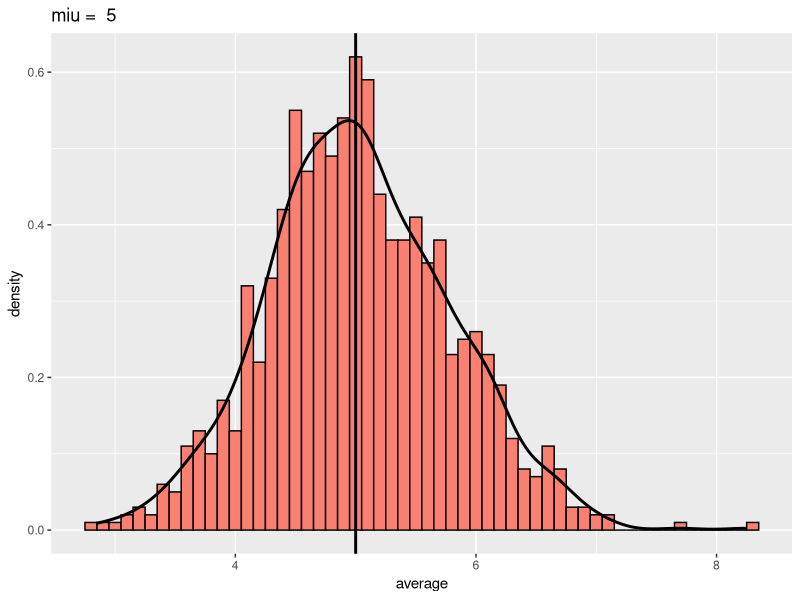
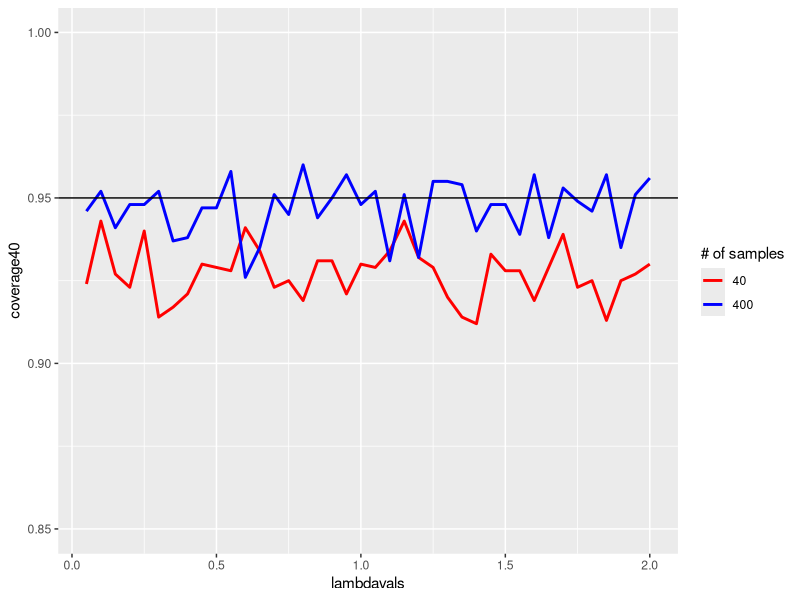

Generate these figures, in order, with R:
## ---- chunk 1
nosim <- 1000
n<-40
lambda<-0.2
mean(apply(matrix(rexp(nosim*n, lambda), ncol=n), 1, mean))
1/lambda
## ---- chunk 2
nosim <- 1000
n<-40
lambda<-0.2
sd(apply(matrix(rexp(nosim*n, lambda), ncol=n), 1, mean))^2
(1/lambda)^2/n
## ---- chunk 3
library(data.table)
nosim <- 1000
n<-40
lambda<-0.2
df<-data.table(average=apply(matrix(rexp(nosim*n, lambda), ncol=n), 1, mean))
## ---- chunk 4
library(ggplot2)
g <- ggplot(df, aes(x = average)) + labs(title = paste('miu = ', 1/lambda))
g <- g + geom_histogram(fill = "salmon",binwidth=0.1, aes(y = ..density..), colour = "black")
g <- g + geom_density(size = 1) + geom_vline(xintercept = 1/lambda, size =1)
g
## ---- chunk 5
lambdavals <- seq(0.05, 2.0, by = 0.05)
nosim <- 1000
myLambcov<-function(lambda) {
  xhats<-matrix(rexp(nosim*n, lambda), ncol=n)
  miu<-apply(xhats, 1, mean)
  S<-apply(xhats, 1, sd)
  ll <- miu - 1.96*S/sqrt(n)
  ul <- miu + 1.96*S/sqrt(n)
  mean(ll < 1/lambda & ul > 1/lambda)
}  
n<-40; coverage40 <- sapply(lambdavals, myLambcov )
n<-400; coverage400 <- sapply(lambdavals, myLambcov)
## ---- chunk 6
dat<-rbind(data.frame(sno=40,lambdavals,coverage=coverage40),data.frame(sno=400,lambdavals,coverage=coverage400))

library(ggplot2)
g <- ggplot() 
g <- g + geom_line(data=data.frame(lambdavals,coverage40), aes(x=lambdavals,y=coverage40,color="40"),size=1)
g <- g + geom_line(data=data.frame(lambdavals,coverage400), aes(x=lambdavals,y=coverage400,color="400"),size=1)
g <- g + scale_colour_manual("# of samples",values = c("40" = "red","400" = "blue"))
g <- g + geom_hline(yintercept = 0.95)
g <- g + coord_cartesian(ylim = c(0.85,1))
g
